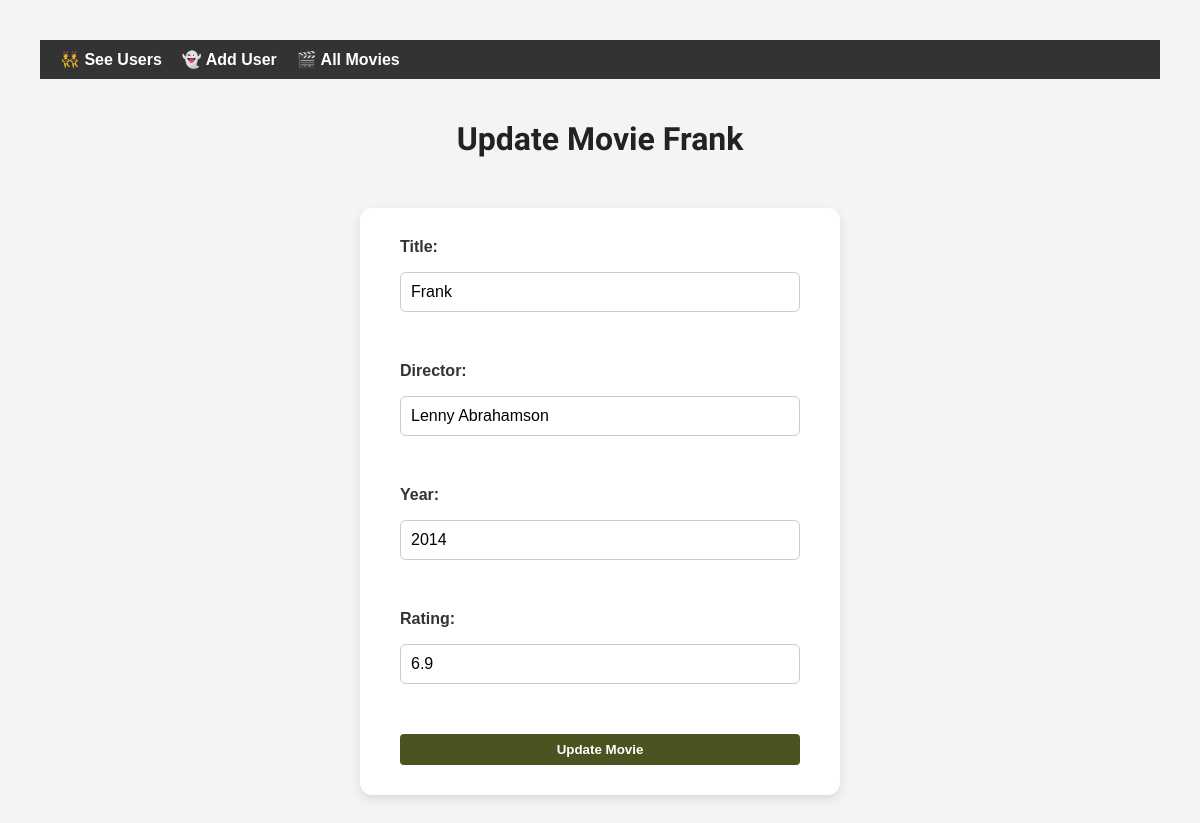
The page /users/1/update_movie/1 on the database as committed earlier.
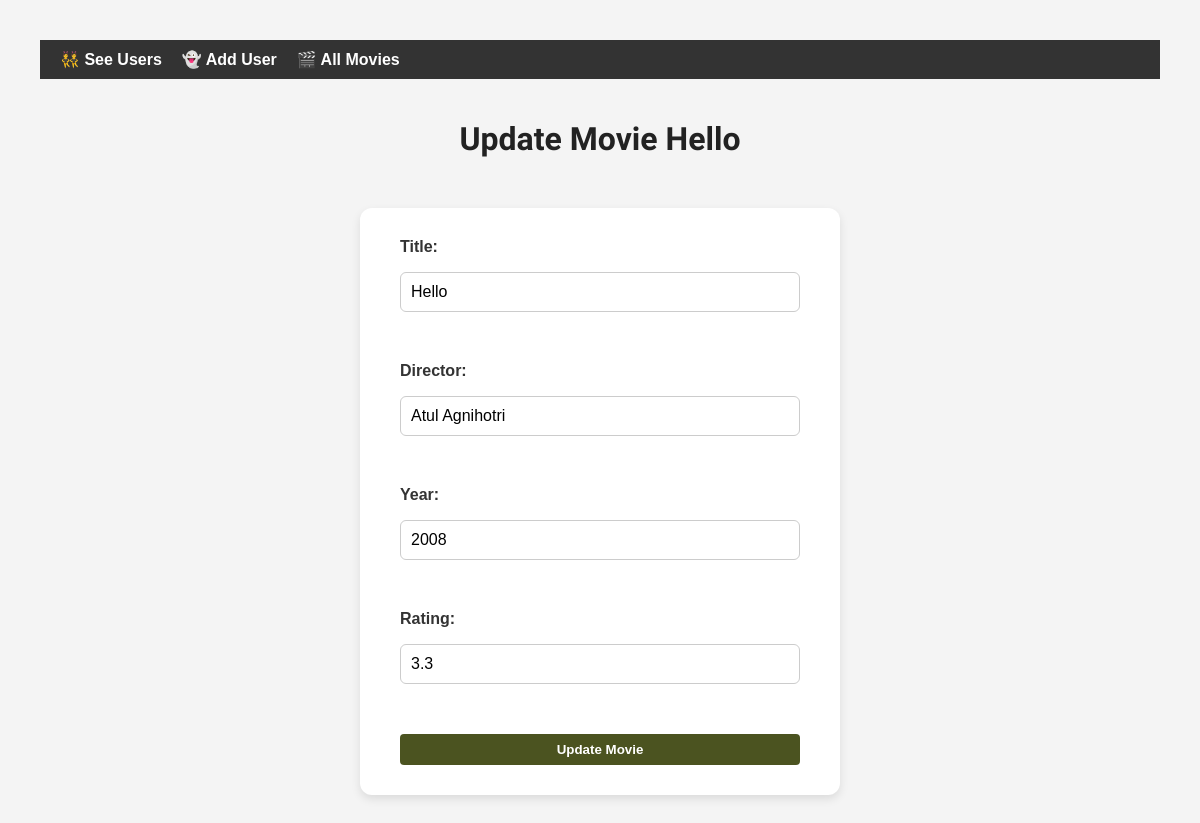
The same page on the database as committed later.
### models.py (models this page shows)
class Movie(db.Model):
    __tablename__ = 'movies'
    movie_id = db.Column(db.Integer, primary_key=True)
    movie_name = db.Column(db.String)
    movie_director = db.Column(db.String)
    movie_year = db.Column(db.Integer)
    movie_rating = db.Column(db.Float)
    poster_url = db.Column(db.String)
    imdb_url = db.Column(db.String)
    user_id = db.Column(db.Integer, db.ForeignKey('users.user_id'))
    reviews = db.relationship('Review', backref='movie', cascade="all, delete-orphan")

### app.py (the view, shortened to what this page needs)
@app.route('/users/<user_id>/update_movie/<movie_id>', methods=["GET", "POST"])
def update_movie(user_id, movie_id):
    movie = data_manager.get_movie(movie_id)
    if  not movie:
        flash("Movie is not in the database yet")
        return redirect(url_for('list_user_movies', user_id=user_id))
    return render_template("update_movie.html", movie=movie, user_id=user_id)

### datamanager.py (called while the page is built)
    def get_movie(self, movie_id):
        return Movie.query.get(movie_id)

### templates/update_movie.html (shortened to what this page needs)
{% extends "base.html" %}
{% block content %}
    <h1>Update Movie {{ movie.movie_name }}</h1>
    <div class="center">
    <form method="POST" class="form-card">
        <label>Title:</label>
        <input type="text" name="name" value="{{ movie.movie_name }}"><br>
        <label>Director:</label>
        <input type="text" name="director" value="{{ movie.movie_director }}"><br>
        <label>Year:</label>
        <input type="number" name="year" value="{{ movie.movie_year }}"><br>
        <label>Rating:</label>
        <input type="number" name="rating" step="0.1" value="{{ movie.movie_rating }}"><br>
        <button type="submit" class="btn update">Update Movie</button>
    </form>
        </div>
{% endblock %}

Rows that differ between the two databases and show on the page:
changed Movie: movie_name "Frank" → "Hello"; name "Frank" → "Hello"; director "Lenny Abrahamson" → "Atul Agnihotri"; year "2014" → "2008"; rating "6.9" → "3.3"
